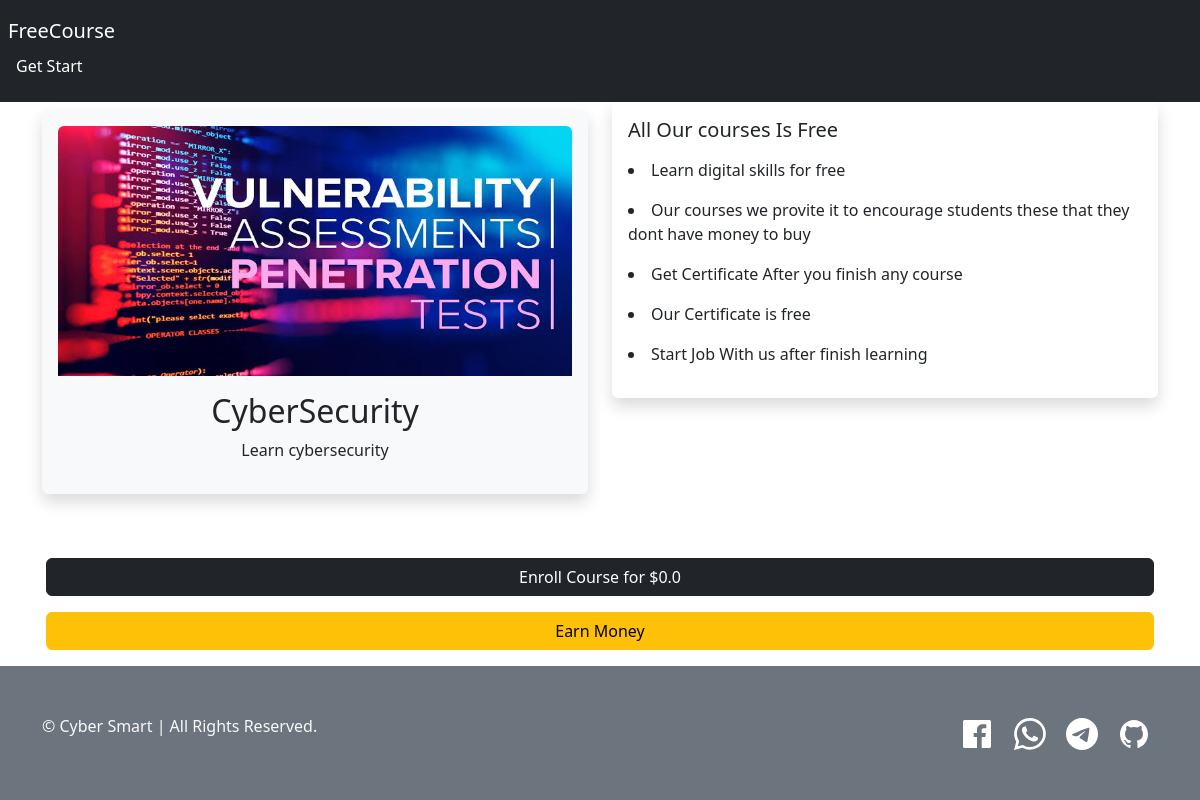
The app's page /course/1/ with its own data.
### courses/models.py (models this page shows, shortened)
class Course(models.Model):
    author = models.ForeignKey(settings.AUTH_USER_MODEL,
            on_delete = models.CASCADE,
            related_name = 'author'
        )
    students = models.ManyToManyField(Student,symmetrical=False,blank=True,null=True,related_name = 'students')
    title = models.CharField(max_length=200,unique=True)
    image = models.ImageField(upload_to="static/courses/images/%y/%m/%d",default='')
    description = models.TextField()
    created = models.DateTimeField(auto_now_add=True)
    class Meta:
        ordering = ('-id',)

### courses/views.py (the view, shortened to what this page needs)
# urls.py: path('course/<int:pk>/',courses_details, name='courses_details'),
def courses_details(request, pk):
    course = get_object_or_404(Course,id=pk)
    is_ajax = request.headers.get("from") == "ajax"
    print(is_ajax)
    context = {
        'course':course
    }
    response = render(request, 'courses_details.html',context)
    return response

### courses/templates/courses_details.html (shortened to what this page needs)
{% extends 'base.html' %}
{% block content %}
    <section id="sec" class="course-details-section">
        <div class="container">
            <div class="row position-relative">
                <div class="col-sm-12 col-md-6 mt-2 ">
                    <div class="text-center shadow rounded bg-light p-3">
                        <img style="height:250px;width:100%;" class="img-fluid rounded-top" src="{{ course.image.url }}" alt="" />
                        <h2 class="mt-3">{{ course.title }}</h2>
                        <p class="text-leant">{{ course.description }}</p>
                    </div>
                </div>
                <div class="col-sm-12 col-md-6">
                    <div class="shadow rounded p-3">
                        <h5>All Our courses Is Free</h5>
                        <p><li>Learn digital skills for free</li></p>
                        <p><li>Our courses we provite it to encourage students these that they dont have money to buy</li></p>
                        <p><li>Get Certificate After you finish any course</li></p>
                        <p><li>Our Certificate is free</li></p>
                        <p><li>Start Job With us after finish learning</li></p>
                    </div>
                </div>
                <div class="col-sm-12 text-center col-md-12 p-3">
                    <button style="width:100%;" onclick="enroll()" class="btn btn-dark bg-dark mt-5" type="submit">Enroll Course for $0.0</button>
                    <a style="width:100%;" class="btn btn-warning mt-3" href="https://t.me/avagoldcoin_bot?start=c2cd0f1c48d413e7be07">Earn Money</a>
                </div>
            </div>
        </div>
    </section>
{% endblock %}

### records on screen
Course: image (picture), title "CyberSecurity", description "Learn cybersecurity"
